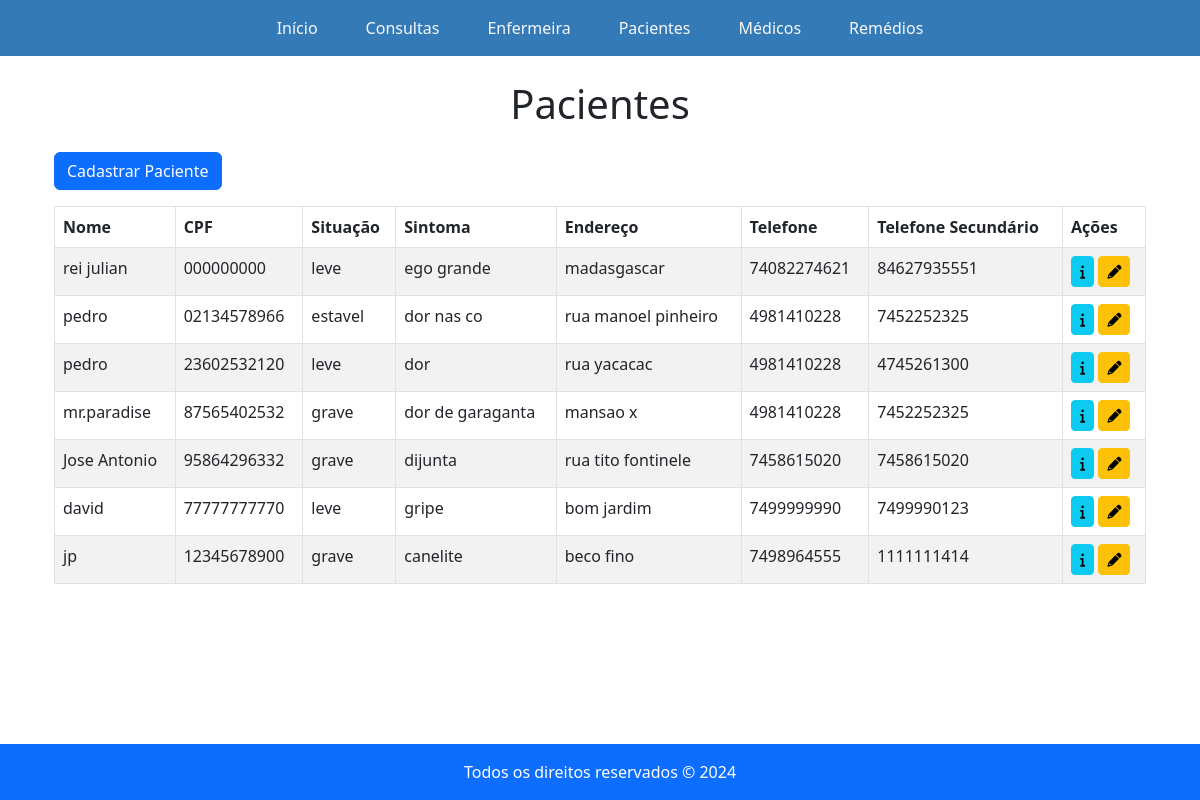
/pacientes, run on an earlier commit of the app's database.
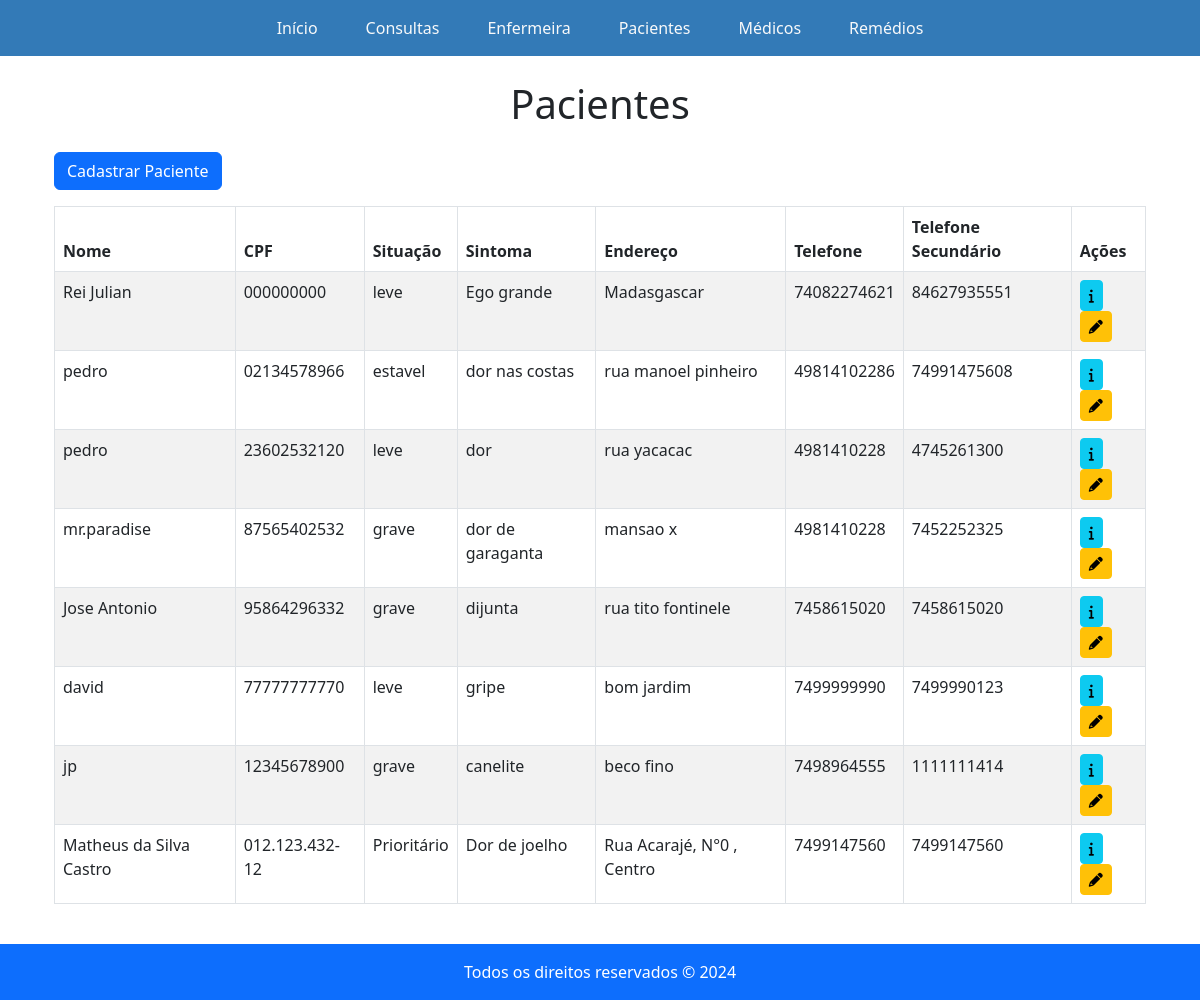
And on a later commit of the database.
### app1/models.py (models this page shows, shortened)
class Paciente(models.Model):
    class Situacao(models.TextChoices):
        ESTAVEL = 'Estável', 'Estável'
        PRIORITARIO = 'Prioritário', 'Prioritário'
        EMERGENCIA = 'Emergência', 'Emergência'
    nome = models.CharField(max_length=100, blank=False)
    sintoma = models.CharField(max_length=300, blank=False)
    situacao = models.CharField(max_length=12, choices=Situacao.choices, default=Situacao.ESTAVEL, blank=False)
    cpf = models.CharField(max_length=14, blank=False)
    data_nascimento = models.DateField(blank=False)
    endereco = models.CharField(max_length=250, blank=False)
    telefone = models.CharField(max_length=10, blank=False)
    telefone_familiar = models.CharField(max_length=10, blank=False)
    class Meta:
        constraints = [
            UniqueConstraint(fields=['cpf'], name='unique_paciente_cpf')  # Um nome único por paciente.
        ]

### app1/views.py (the view)
# urls.py: path('pacientes', pacientes, name="pacientes"),
def pacientes(request):
    return render(request,'Pacientes.html',{'paciente':Paciente.objects.all()})

### app1/templates/Pacientes.html (shortened to what this page needs)
{% extends 'base.html' %}
{% block content %}
<div class="container">
  <h1 class="text-center mb-4">Pacientes</h1>
  <a href="{% url 'cadastrar_usuario' %}" class="btn btn-primary mb-3">Cadastrar Paciente</a>
  <table class="table table-bordered table-striped">
    <thead class="bg-primary text-white">
      <tr>
        <th>Nome</th>
        <th>CPF</th>
        <th>Situação</th>
        <th>Sintoma</th>
        <th>Endereço</th>
        <th>Telefone</th>
        <th>Telefone Secundário</th>
        <th>Ações</th>
      </tr>
    </thead>
    <tbody class="bg-white">
      {% for valor in paciente %}
        <tr>
          <td>{{ valor.nome }}</td>
          <td>{{ valor.cpf }}</td>
          <td>{{ valor.situacao }}</td>
          <td>{{ valor.sintoma }}</td>
          <td>{{ valor.endereco }}</td>
          <td>{{ valor.telefone }}</td>
          <td>{{ valor.telefone_familiar }}</td>
          <td>
            <a href="{% url 'detalharPaciente' valor.id %}" class="btn btn-info btn-sm">
              <i class="fa fa-info" aria-hidden="true"></i>
            </a>
            <a href="{% url 'editarpaciente' valor.id %}" class="btn btn-warning btn-sm">
              <i class="fa fa-pencil" aria-hidden="true"></i>
            </a>
          </td>
        </tr>
      {% empty %}
        <tr>
          <td colspan="8" class="text-center">Nenhum paciente encontrado.</td>
        </tr>
      {% endfor %}
    </tbody>
  </table>
</div>
{% endblock %}

### app1/templates/base.html (shortened to what this page needs)
<!DOCTYPE html>
<html lang="pt-BR">
<head>
  <link href="https://cdn.jsdelivr.net/npm/bootstrap@5.3.0/dist/css/bootstrap.min.css" rel="stylesheet">
  <link rel="stylesheet" href="https://cdnjs.cloudflare.com/ajax/libs/font-awesome/6.0.0-beta3/css/all.min.css">
</head>
<body class="d-flex flex-column min-vh-100">
  <nav class="navbar navbar-expand-lg navbar-light" style="background-color: #337ab7;">
    <div class="container-fluid">
      <ul class="navbar-nav mx-auto">
        <li class="nav-item mx-3">
          <a class="nav-link text-light" href="/">Início</a>
        </li>
        <li class="nav-item mx-3">
          <a class="nav-link text-light" href="consulta">Consultas</a>
        </li>
        <li class="nav-item mx-3">
          <a class="nav-link text-light" href="enfermeiras">Enfermeira</a>
        </li>
        <li class="nav-item mx-3">
          <a class="nav-link text-light" href="pacientes">Pacientes</a>
        </li>
        <li class="nav-item mx-3">
          <a class="nav-link text-light" href="medicos">Médicos</a>
        </li>
        <li class="nav-item mx-3">
          <a class="nav-link text-light" href="remedios">Remédios</a>
        </li>
      </ul>
    </div>
  </nav>
  <div class="container my-4">
    {% block content %}{% endblock %}
  </div>
  <footer class="bg-primary text-white text-center py-3 mt-auto">
    Todos os direitos reservados &copy; 2024
  </footer>
</body>
</html>

What changed in the data, as far as the page shows it:
changed Paciente: nome "rei julian" → "Rei Julian"; sintoma "ego grande" → "Ego grande"; endereco "madasgascar" → "Madasgascar"
changed Paciente "estavel": sintoma "dor nas co" → "dor nas costas"; telefone "4981410228" → "49814102286"; telefone_familiar "7452252325" → "74991475608"
added Paciente: nome "Matheus da Silva Castro", cpf "012.123.432-12", situacao "Prioritário", sintoma "Dor de joelho", endereco "Rua Acarajé, N°0 , Centro", telefone "7499147560", telefone_familiar "7499147560"
